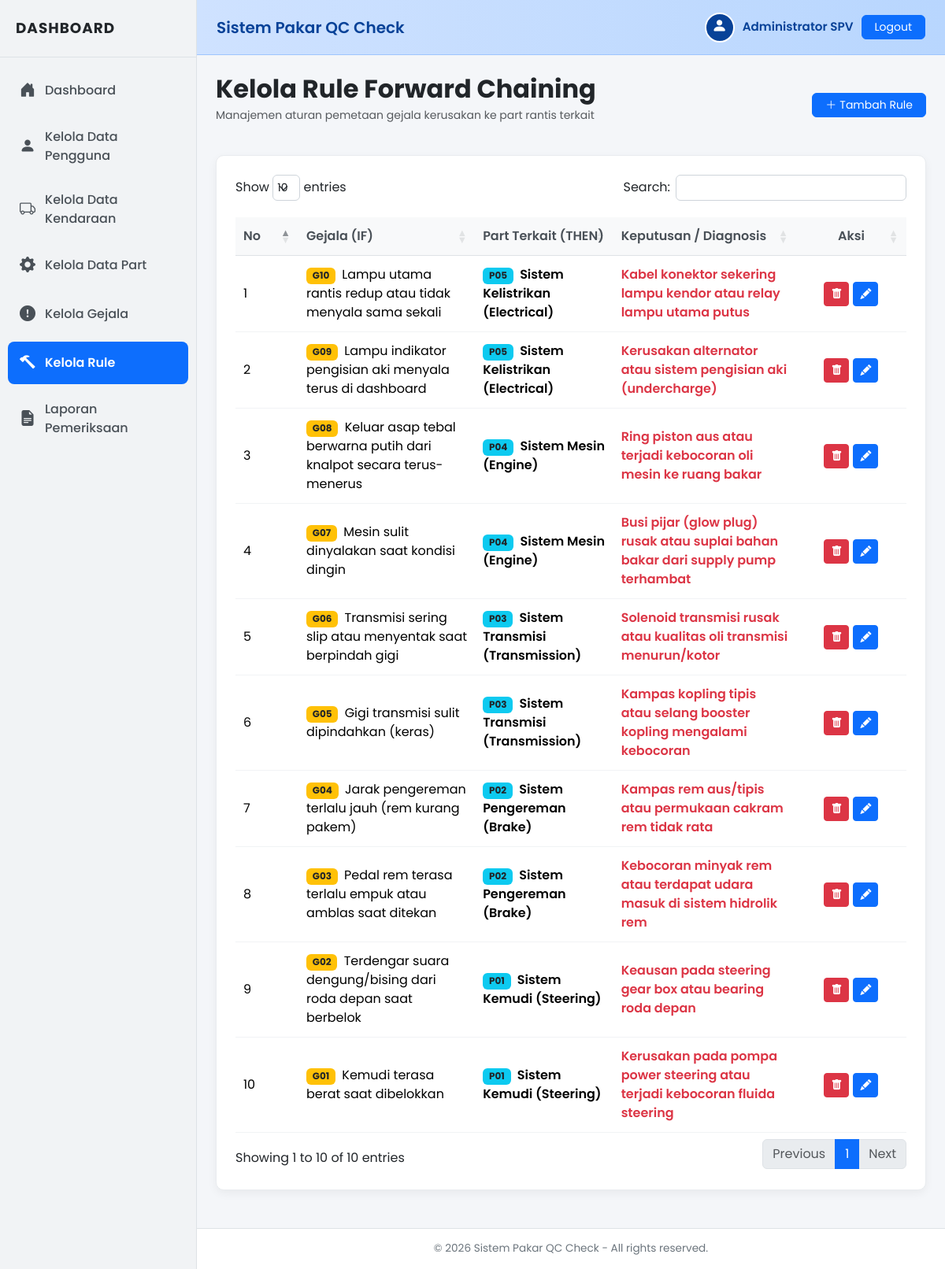
Page /rules/index.php (signed in) on the committed database.
### tables this page shows
CREATE TABLE `rules` (
  `id_rule` int(11) NOT NULL AUTO_INCREMENT,
  `id_gejala` int(11) NOT NULL,
  `id_part` int(11) NOT NULL,
  `keputusan` varchar(255) NOT NULL,
  PRIMARY KEY (`id_rule`),
  KEY `id_gejala` (`id_gejala`),
  KEY `id_part` (`id_part`),
  CONSTRAINT `rules_ibfk_1` FOREIGN KEY (`id_gejala`) REFERENCES `gejala` (`id_gejala`) ON DELETE CASCADE ON UPDATE CASCADE,
  CONSTRAINT `rules_ibfk_2` FOREIGN KEY (`id_part`) REFERENCES `part_kendaraan` (`id_part`) ON DELETE CASCADE ON UPDATE CASCADE
);

CREATE TABLE `gejala` (
  `id_gejala` int(11) NOT NULL AUTO_INCREMENT,
  `kode_gejala` varchar(10) NOT NULL,
  `nama_gejala` text NOT NULL,
  PRIMARY KEY (`id_gejala`),
  UNIQUE KEY `kode_gejala` (`kode_gejala`)
);

CREATE TABLE `part_kendaraan` (
  `id_part` int(11) NOT NULL AUTO_INCREMENT,
  `kode_part` varchar(10) NOT NULL,
  `nama_part` varchar(100) NOT NULL,
  PRIMARY KEY (`id_part`),
  UNIQUE KEY `kode_part` (`kode_part`)
);

### rules/index.php (the view, shortened to what this page needs)
<?php
include "../koneksi.php";
include "../templates/header.php";
$query_rules = mysqli_query($conn, "
    SELECT r.*, g.kode_gejala, g.nama_gejala, p.kode_part, p.nama_part
    FROM rules r
    JOIN gejala g ON r.id_gejala = g.id_gejala
    JOIN part_kendaraan p ON r.id_part = p.id_part
    ORDER BY r.id_rule DESC
");
?>
<div class="row mb-4">
    <div class="col-md-12 d-flex justify-content-between align-items-center">
        <div>
            <h2 class="fw-bold mb-1">Kelola Rule Forward Chaining</h2>
            <p class="text-muted small">Manajemen aturan pemetaan gejala kerusakan ke part rantis terkait</p>
        </div>
        <a href="tambah.php" class="btn btn-primary btn-sm px-3 rounded d-flex align-items-center gap-1">
            <i class="bi bi-plus-lg"></i> Tambah Rule
        </a>
    </div>
</div>
<div class="panel-container">
    <div class="table-responsive">
        <table class="datatable table table-hover align-middle table-borderless w-100">
            <thead>
                <tr>
                    <th width="60px">No</th>
                    <th>Gejala (IF)</th>
                    <th>Part Terkait (THEN)</th>
                    <th>Keputusan / Diagnosis</th>
                    <th width="120px" class="text-center">Aksi</th>
                </tr>
            </thead>
            <tbody>
                <?php
                $no = 1;
                if (mysqli_num_rows($query_rules) > 0) {
                    while ($rule = mysqli_fetch_assoc($query_rules)) {
                        ?>
                        <tr>
                            <td><?php echo $no++; ?></td>
                            <td>
                                <span class="badge bg-warning text-dark me-1"><?php echo htmlspecialchars($rule['kode_gejala']); ?></span>
                                <?php echo htmlspecialchars($rule['nama_gejala']); ?>
                            </td>
                            <td>
                                <span class="badge bg-info text-dark me-1"><?php echo htmlspecialchars($rule['kode_part']); ?></span>
                                <span class="fw-semibold"><?php echo htmlspecialchars($rule['nama_part']); ?></span>
                            </td>
                            <td class="fw-semibold text-danger"><?php echo htmlspecialchars($rule['keputusan']); ?></td>
                            <td>
                                <div class="btn-action-group">
                                    <a href="hapus.php?id=<?php echo $rule['id_rule']; ?>" class="btn btn-danger btn-sm p-1 px-2" onclick="return confirm('Apakah Anda yakin ingin menghapus rule ini?');" title="Hapus">
                                        <i class="bi bi-trash-fill"></i>
                                    </a>
                                    <a href="edit.php?id=<?php echo $rule['id_rule']; ?>" class="btn btn-primary btn-sm p-1 px-2" title="Edit">
                                        <i class="bi bi-pencil-fill"></i>
                                    </a>
                                </div>
                            </td>
                        </tr>
                        <?php
                    }
                }
                ?>
            </tbody>
        </table>
    </div>
</div>
<?php
include "../templates/footer.php";
?>

### templates/header.php (style rules this page uses)
body { font-family: 'Poppins', sans-serif; background-color: #f4f6f9; overflow-x: hidden; display: flex; min-height: 100vh; }
.panel-container { background-color: #fff; border-radius: 10px; box-shadow: 0 4px 12px rgba(0,0,0,0.05); padding: 24px; border: 1px solid #e9ecef; margin-bottom: 24px; }
table.dataTable { border-collapse: collapse !important; }
table.dataTable thead th { background-color: #f8f9fa !important; border-bottom: 1px solid #dee2e6 !important; font-weight: 600; color: #495057; padding: 12px 10px !important; }
table.dataTable tbody td { border-bottom: 1px solid #f1f3f5 !important; padding: 12px 10px !important; }
.btn-action-group { display: flex; gap: 5px; justify-content: center; }

### rows in the picture
rules: id_gejala.kode_gejala "G10", id_gejala.nama_gejala "Lampu utama rantis redup atau tidak menyala sama sekali", id_part.kode_part "P05", id_part.nama_part "Sistem Kelistrikan (Electrical)", keputusan "Kabel konektor sekering lampu kendor atau relay lampu utama putus"
rules: id_gejala.kode_gejala "G09", id_gejala.nama_gejala "Lampu indikator pengisian aki menyala terus di dashboard", id_part.kode_part "P05", id_part.nama_part "Sistem Kelistrikan (Electrical)", keputusan "Kerusakan alternator atau sistem pengisian aki (undercharge)"
rules: id_gejala.kode_gejala "G08", id_gejala.nama_gejala "Keluar asap tebal berwarna putih dari knalpot secara terus-menerus", id_part.kode_part "P04", id_part.nama_part "Sistem Mesin (Engine)", keputusan "Ring piston aus atau terjadi kebocoran oli mesin ke ruang bakar"
rules: id_gejala.kode_gejala "G07", id_gejala.nama_gejala "Mesin sulit dinyalakan saat kondisi dingin", id_part.kode_part "P04", id_part.nama_part "Sistem Mesin (Engine)", keputusan "Busi pijar (glow plug) rusak atau suplai bahan bakar dari supply pump terhambat"
rules: id_gejala.kode_gejala "G06", id_gejala.nama_gejala "Transmisi sering slip atau menyentak saat berpindah gigi", id_part.kode_part "P03", id_part.nama_part "Sistem Transmisi (Transmission)", keputusan "Solenoid transmisi rusak atau kualitas oli transmisi menurun/kotor"
rules: id_gejala.kode_gejala "G05", id_gejala.nama_gejala "Gigi transmisi sulit dipindahkan (keras)", id_part.kode_part "P03", id_part.nama_part "Sistem Transmisi (Transmission)", keputusan "Kampas kopling tipis atau selang booster kopling mengalami kebocoran"
rules: id_gejala.kode_gejala "G04", id_gejala.nama_gejala "Jarak pengereman terlalu jauh (rem kurang pakem)", id_part.kode_part "P02", id_part.nama_part "Sistem Pengereman (Brake)", keputusan "Kampas rem aus/tipis atau permukaan cakram rem tidak rata"
rules: id_gejala.kode_gejala "G03", id_gejala.nama_gejala "Pedal rem terasa terlalu empuk atau amblas saat ditekan", id_part.kode_part "P02", id_part.nama_part "Sistem Pengereman (Brake)", keputusan "Kebocoran minyak rem atau terdapat udara masuk di sistem hidrolik rem"
rules: id_gejala.kode_gejala "G02", id_gejala.nama_gejala "Terdengar suara dengung/bising dari roda depan saat berbelok", id_part.kode_part "P01", id_part.nama_part "Sistem Kemudi (Steering)", keputusan "Keausan pada steering gear box atau bearing roda depan"
rules: id_gejala.kode_gejala "G01", id_gejala.nama_gejala "Kemudi terasa berat saat dibelokkan", id_part.kode_part "P01", id_part.nama_part "Sistem Kemudi (Steering)", keputusan "Kerusakan pada pompa power steering atau terjadi kebocoran fluida steering"

### other values in the picture
$_SESSION['nama'] "Administrator SPV"
